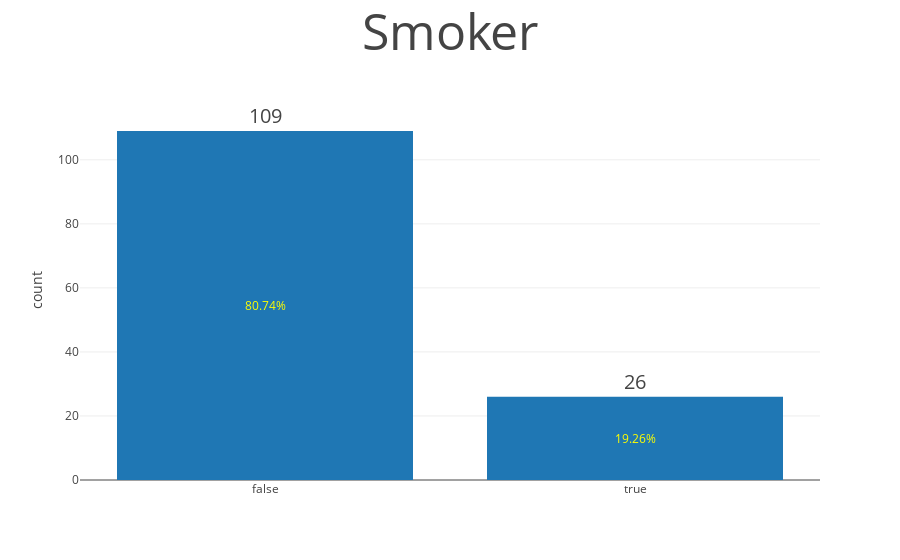
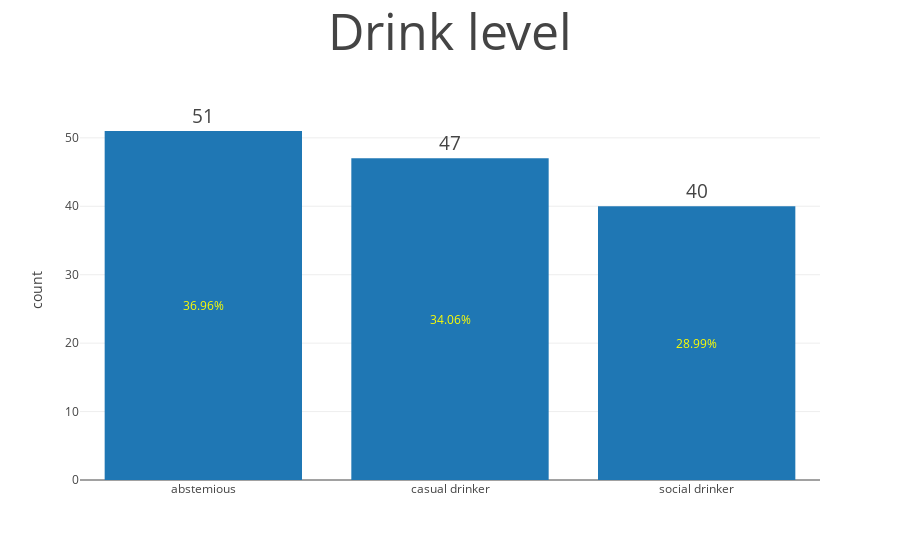
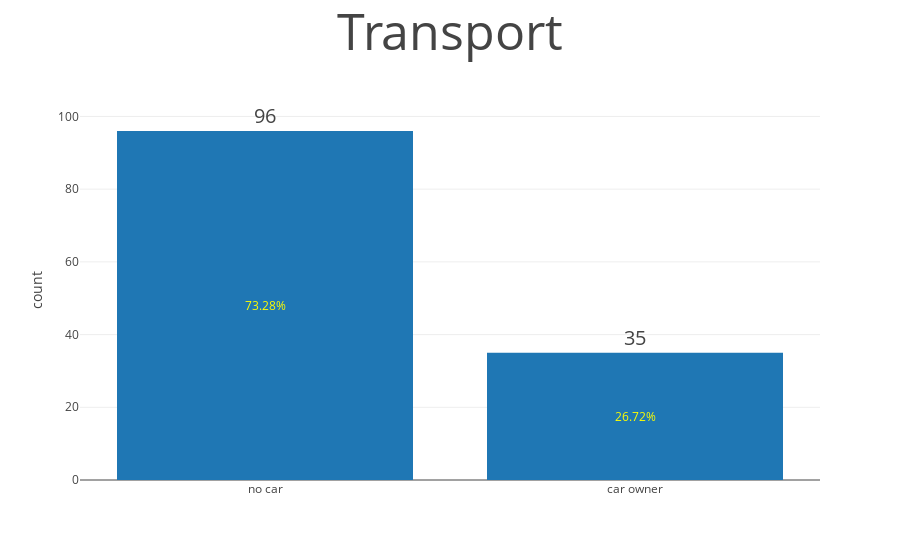
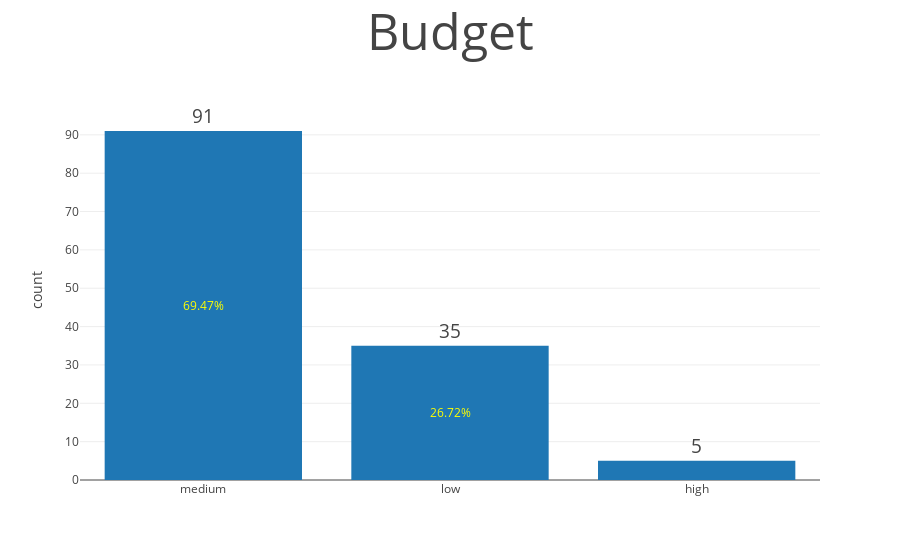

Source (notebook cell) for these figures, in order:
### Code cell
for col in features_user_col:
    _ = plot_value_counts(col,0,1)

### Figure 1 — Plotly figure (JSON) as saved in the notebook; plotly's stock layout.template omitted (floating-point values rounded to 4 significant figures)
{"data": [{"type": "bar", "x": ["false", "true"], "y": [109, 26]}], "layout": {"annotations": [{"font": {"size": 19.5}, "showarrow": false, "text": "109", "x": "false", "xanchor": "center", "y": 109, "yanchor": "bottom"}, {"font": {"size": 19.5}, "showarrow": false, "text": "26", "x": "true", "xanchor": "center", "y": 26, "yanchor": "bottom"}, {"font": {"color": "yellow"}, "showarrow": false, "text": "80.74%", "x": "false", "xanchor": "center", "y": 54.5, "yanchor": "center"}, {"font": {"color": "yellow"}, "showarrow": false, "text": "19.26%", "x": "true", "xanchor": "center", "y": 13, "yanchor": "center"}], "title": "Smoker", "titlefont": {"size": 50}, "xaxis": {"type": "category"}, "yaxis": {"title": "count"}}}

### Figure 2 — Plotly figure (JSON) as saved in the notebook; plotly's stock layout.template omitted (floating-point values rounded to 4 significant figures)
{"data": [{"type": "bar", "x": ["abstemious", "casual drinker", "social drinker"], "y": [51, 47, 40]}], "layout": {"annotations": [{"font": {"size": 19.25}, "showarrow": false, "text": "51", "x": "abstemious", "xanchor": "center", "y": 51, "yanchor": "bottom"}, {"font": {"size": 19.25}, "showarrow": false, "text": "47", "x": "casual drinker", "xanchor": "center", "y": 47, "yanchor": "bottom"}, {"font": {"size": 19.25}, "showarrow": false, "text": "40", "x": "social drinker", "xanchor": "center", "y": 40, "yanchor": "bottom"}, {"font": {"color": "yellow"}, "showarrow": false, "text": "36.96%", "x": "abstemious", "xanchor": "center", "y": 25.5, "yanchor": "center"}, {"font": {"color": "yellow"}, "showarrow": false, "text": "34.06%", "x": "casual drinker", "xanchor": "center", "y": 23.5, "yanchor": "center"}, {"font": {"color": "yellow"}, "showarrow": false, "text": "28.99%", "x": "social drinker", "xanchor": "center", "y": 20, "yanchor": "center"}], "title": "Drink level", "titlefont": {"size": 50}, "xaxis": {"type": "category"}, "yaxis": {"title": "count"}}}

### Figure 3 — Plotly figure (JSON) as saved in the notebook; plotly's stock layout.template omitted (floating-point values rounded to 4 significant figures)
{"data": [{"type": "bar", "x": ["no car", "car owner"], "y": [96, 35]}], "layout": {"annotations": [{"font": {"size": 19.5}, "showarrow": false, "text": "96", "x": "no car", "xanchor": "center", "y": 96, "yanchor": "bottom"}, {"font": {"size": 19.5}, "showarrow": false, "text": "35", "x": "car owner", "xanchor": "center", "y": 35, "yanchor": "bottom"}, {"font": {"color": "yellow"}, "showarrow": false, "text": "73.28%", "x": "no car", "xanchor": "center", "y": 48, "yanchor": "center"}, {"font": {"color": "yellow"}, "showarrow": false, "text": "26.72%", "x": "car owner", "xanchor": "center", "y": 17.5, "yanchor": "center"}], "title": "Transport", "titlefont": {"size": 50}, "xaxis": {"type": "category"}, "yaxis": {"title": "count"}}}

### Figure 4 — Plotly figure (JSON) as saved in the notebook; plotly's stock layout.template omitted (floating-point values rounded to 4 significant figures)
{"data": [{"type": "bar", "x": ["medium", "low", "high"], "y": [91, 35, 5]}], "layout": {"annotations": [{"font": {"size": 19.25}, "showarrow": false, "text": "91", "x": "medium", "xanchor": "center", "y": 91, "yanchor": "bottom"}, {"font": {"size": 19.25}, "showarrow": false, "text": "35", "x": "low", "xanchor": "center", "y": 35, "yanchor": "bottom"}, {"font": {"size": 19.25}, "showarrow": false, "text": "5", "x": "high", "xanchor": "center", "y": 5, "yanchor": "bottom"}, {"font": {"color": "yellow"}, "showarrow": false, "text": "69.47%", "x": "medium", "xanchor": "center", "y": 45.5, "yanchor": "center"}, {"font": {"color": "yellow"}, "showarrow": false, "text": "26.72%", "x": "low", "xanchor": "center", "y": 17.5, "yanchor": "center"}], "title": "Budget", "titlefont": {"size": 50}, "xaxis": {"type": "category"}, "yaxis": {"title": "count"}}}
